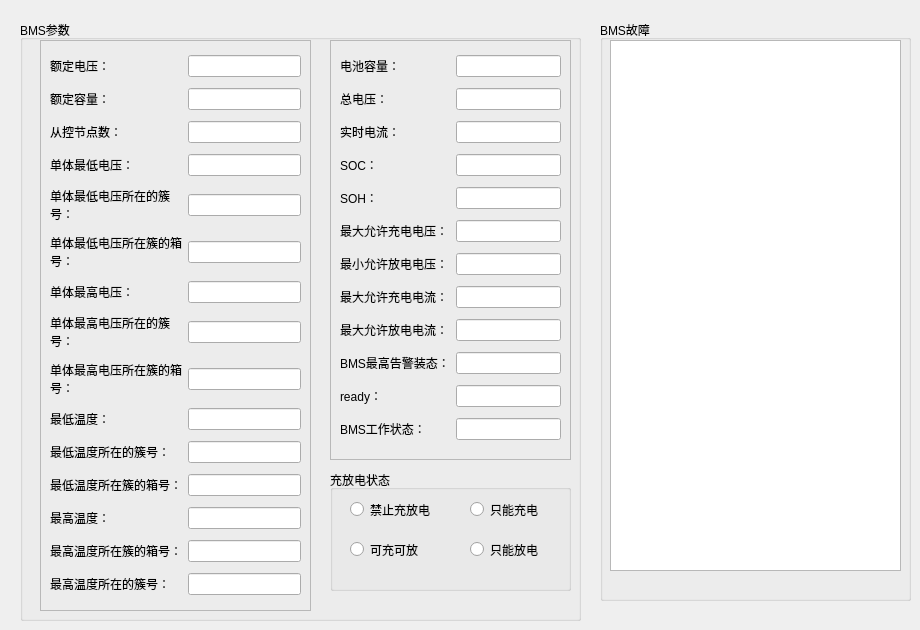
    <widget class="QWidget" name="tab_3">
     <attribute name="title">
      <string>BMS参数</string>
     </attribute>
     <widget class="QGroupBox" name="groupBox_31">
      <property name="geometry">
       <rect>
        <x>20</x>
        <y>20</y>
        <width>561</width>
        <height>601</height>
       </rect>
      </property>
      <property name="title">
       <string>BMS参数</string>
      </property>
      <widget class="QFrame" name="frame_4">
       <property name="geometry">
        <rect>
         <x>20</x>
         <y>20</y>
         <width>271</width>
         <height>571</height>
        </rect>
       </property>
       <property name="frameShape">
        <enum>QFrame::StyledPanel</enum>
       </property>
       <property name="frameShadow">
        <enum>QFrame::Raised</enum>
       </property>
       <layout class="QGridLayout" name="gridLayout_32">
        <item row="11" column="0">
         <widget class="QLabel" name="label_85">
          <property name="text">
           <string>最低温度所在簇的箱号：</string>
          </property>
          <property name="wordWrap">
           <bool>true</bool>
          </property>
         </widget>
        </item>
        <item row="6" column="1">
         <widget class="QLineEdit" name="bms_val_7"/>
        </item>
        <item row="14" column="0">
         <widget class="QLabel" name="label_114">
          <property name="text">
           <string>最高温度所在簇的箱号：</string>
          </property>
          <property name="wordWrap">
           <bool>true</bool>
          </property>
         </widget>
        </item>
        <item row="5" column="1">
         <widget class="QLineEdit" name="bms_val_6"/>
        </item>
        <item row="12" column="1">
         <widget class="QLineEdit" name="bms_val_13"/>
        </item>
        <item row="3" column="1">
         <widget class="QLineEdit" name="bms_val_4"/>
        </item>
        <item row="3" column="0">
         <widget class="QLabel" name="label_77">
          <property name="text">
           <string>单体最低电压：</string>
          </property>
         </widget>
        </item>
        <item row="4" column="0">
         <widget class="QLabel" name="label_78">
          <property name="text">
           <string>单体最低电压所在的簇号：</string>
          </property>
          <property name="wordWrap">
           <bool>true</bool>
          </property>
         </widget>
        </item>
        <item row="7" column="1">
         <widget class="QLineEdit" name="bms_val_8"/>
        </item>
        <item row="9" column="1">
         <widget class="QLineEdit" name="bms_val_10"/>
        </item>
        <item row="10" column="0">
         <widget class="QLabel" name="label_84">
          <property name="text">
           <string>最低温度所在的簇号：</string>
          </property>
          <property name="wordWrap">
           <bool>true</bool>
          </property>
         </widget>
        </item>
        <item row="0" column="1">
         <widget class="QLineEdit" name="bms_val_1"/>
        </item>
        <item row="0" column="0">
         <widget class="QLabel" name="label_74">
          <property name="text">
           <string>额定电压：</string>
          </property>
         </widget>
        </item>
        <item row="15" column="0">
         <widget class="QLabel" name="label_113">
          <property name="text">
           <string>最高温度所在的簇号：</string>
          </property>
          <property name="wordWrap">
           <bool>true</bool>
          </property>
         </widget>
        </item>
        <item row="4" column="1">
         <widget class="QLineEdit" name="bms_val_5"/>
        </item>
        <item row="1" column="0">
         <widget class="QLabel" name="label_75">
          <property name="text">
           <string>额定容量：</string>
          </property>
         </widget>
        </item>
        <item row="2" column="0">
         <widget class="QLabel" name="label_76">
          <property name="text">
           <string>从控节点数：</string>
          </property>
         </widget>
        </item>
        <item row="1" column="1">
         <widget class="QLineEdit" name="bms_val_2"/>
        </item>
        <item row="9" column="0">
         <widget class="QLabel" name="label_83">
          <property name="text">
           <string>最低温度：</string>
          </property>
         </widget>
        </item>
        <item row="7" column="0">
         <widget class="QLabel" name="label_81">
          <property name="text">
           <string>单体最高电压所在的簇号：</string>
          </property>
          <property name="wordWrap">
           <bool>true</bool>
          </property>
         </widget>
        </item>
        <item row="14" column="1">
         <widget class="QLineEdit" name="bms_val_14"/>
        </item>
        <item row="2" column="1">
         <widget class="QLineEdit" name="bms_val_3"/>
        </item>
        <item row="8" column="1">
         <widget class="QLineEdit" name="bms_val_9"/>
        </item>
        <item row="10" column="1">
         <widget class="QLineEdit" name="bms_val_11"/>
        </item>
        <item row="12" column="0">
         <widget class="QLabel" name="label_86">
          <property name="text">
           <string>最高温度：</string>
          </property>
         </widget>
        </item>
        <item row="8" column="0">
         <widget class="QLabel" name="label_82">
          <property name="text">
           <string>单体最高电压所在簇的箱号：</string>
          </property>
          <property name="wordWrap">
           <bool>true</bool>
          </property>
         </widget>
        </item>
        <item row="5" column="0">
         <widget class="QLabel" name="label_79">
          <property name="text">
           <string>单体最低电压所在簇的箱号：</string>
          </property>
          <property name="wordWrap">
           <bool>true</bool>
          </property>
         </widget>
        </item>
        <item row="6" column="0">
         <widget class="QLabel" name="label_80">
          <property name="text">
           <string>单体最高电压：</string>
          </property>
         </widget>
        </item>
        <item row="11" column="1">
         <widget class="QLineEdit" name="bms_val_12"/>
        </item>
        <item row="15" column="1">
         <widget class="QLineEdit" name="bms_val_15"/>
        </item>
       </layout>
      </widget>
      <widget class="QFrame" name="frame_5">
       <property name="geometry">
        <rect>
         <x>310</x>
         <y>20</y>
         <width>241</width>
         <height>420</height>
        </rect>
       </property>
       <property name="frameShape">
        <enum>QFrame::StyledPanel</enum>
       </property>
       <property name="frameShadow">
        <enum>QFrame::Raised</enum>
       </property>
       <layout class="QGridLayout" name="gridLayout_33">
        <item row="3" column="1">
         <widget class="QLineEdit" name="bms_val_19"/>
        </item>
        <item row="3" column="0">
         <widget class="QLabel" name="label_90">
          <property name="text">
           <string>SOC：</string>
          </property>
         </widget>
        </item>
        <item row="4" column="1">
         <widget class="QLineEdit" name="bms_val_20"/>
        </item>
        <item row="4" column="0">
         <widget class="QLabel" name="label_91">
          <property name="text">
           <string>SOH：</string>
          </property>
         </widget>
        </item>
        <item row="6" column="0">
         <widget class="QLabel" name="label_93">
          <property name="text">
           <string>最小允许放电电压：</string>
          </property>
         </widget>
        </item>
        <item row="2" column="0">
         <widget class="QLabel" name="label_89">
          <property name="text">
           <string>实时电流：</string>
          </property>
         </widget>
        </item>
        <item row="1" column="0">
         <widget class="QLabel" name="label_88">
          <property name="text">
           <string>总电压：</string>
          </property>
         </widget>
        </item>
        <item row="11" column="1">
         <widget class="QLineEdit" name="bms_val_27"/>
        </item>
        <item row="7" column="1">
         <widget class="QLineEdit" name="bms_val_23"/>
        </item>
        <item row="5" column="0">
         <widget class="QLabel" name="label_92">
          <property name="text">
           <string>最大允许充电电压：</string>
          </property>
         </widget>
        </item>
        <item row="9" column="0">
         <widget class="QLabel" name="label_96">
          <property name="text">
           <string>BMS最高告警装态：</string>
          </property>
         </widget>
        </item>
        <item row="0" column="0">
         <widget class="QLabel" name="label_87">
          <property name="text">
           <string>电池容量：</string>
          </property>
         </widget>
        </item>
        <item row="7" column="0">
         <widget class="QLabel" name="label_94">
          <property name="text">
           <string>最大允许充电电流：</string>
          </property>
         </widget>
        </item>
        <item row="11" column="0">
         <widget class="QLabel" name="label_98">
          <property name="text">
           <string>BMS工作状态：</string>
          </property>
         </widget>
        </item>
        <item row="6" column="1">
         <widget class="QLineEdit" name="bms_val_22"/>
        </item>
        <item row="8" column="1">
         <widget class="QLineEdit" name="bms_val_24"/>
        </item>
        <item row="5" column="1">
         <widget class="QLineEdit" name="bms_val_21"/>
        </item>
        <item row="0" column="1">
         <widget class="QLineEdit" name="bms_val_16"/>
        </item>
        <item row="10" column="0">
         <widget class="QLabel" name="label_97">
          <property name="text">
           <string>ready：</string>
          </property>
         </widget>
        </item>
        <item row="10" column="1">
         <widget class="QLineEdit" name="bms_val_26"/>
        </item>
        <item row="2" column="1">
         <widget class="QLineEdit" name="bms_val_18"/>
        </item>
        <item row="9" column="1">
         <widget class="QLineEdit" name="bms_val_25"/>
        </item>
        <item row="1" column="1">
         <widget class="QLineEdit" name="bms_val_17"/>
        </item>
        <item row="8" column="0">
         <widget class="QLabel" name="label_95">
          <property name="text">
           <string>最大允许放电电流：</string>
          </property>
         </widget>
        </item>
       </layout>
      </widget>
      <widget class="QGroupBox" name="groupBox_33">
       <property name="geometry">
        <rect>
         <x>310</x>
         <y>450</y>
         <width>241</width>
         <height>121</height>
        </rect>
       </property>
       <property name="title">
        <string>充放电状态</string>
       </property>
       <widget class="QRadioButton" name="no_in">
        <property name="geometry">
         <rect>
          <x>20</x>
          <y>30</y>
          <width>115</width>
          <height>19</height>
         </rect>
        </property>
        <property name="text">
         <string>禁止充放电</string>
        </property>
       </widget>
       <widget class="QRadioButton" name="in_out">
        <property name="geometry">
         <rect>
          <x>20</x>
          <y>70</y>
          <width>115</width>
          <height>19</height>
         </rect>
        </property>
        <property name="text">
         <string>可充可放</string>
        </property>
       </widget>
       <widget class="QRadioButton" name="only_in">
        <property name="geometry">
         <rect>
          <x>140</x>
          <y>30</y>
          <width>115</width>
          <height>19</height>
         </rect>
        </property>
        <property name="text">
         <string>只能充电</string>
        </property>
       </widget>
       <widget class="QRadioButton" name="only_out">
        <property name="geometry">
         <rect>
          <x>140</x>
          <y>70</y>
          <width>115</width>
          <height>19</height>
         </rect>
        </property>
        <property name="text">
         <string>只能放电</string>
        </property>
       </widget>
      </widget>
     </widget>
     <widget class="QGroupBox" name="groupBox_32">
      <property name="geometry">
       <rect>
        <x>600</x>
        <y>20</y>
        <width>311</width>
        <height>581</height>
       </rect>
      </property>
      <property name="title">
       <string>BMS故障</string>
      </property>
      <widget class="QTextEdit" name="bms_mistakes">
       <property name="geometry">
        <rect>
         <x>10</x>
         <y>20</y>
         <width>291</width>
         <height>531</height>
        </rect>
       </property>
      </widget>
     </widget>
    </widget>
